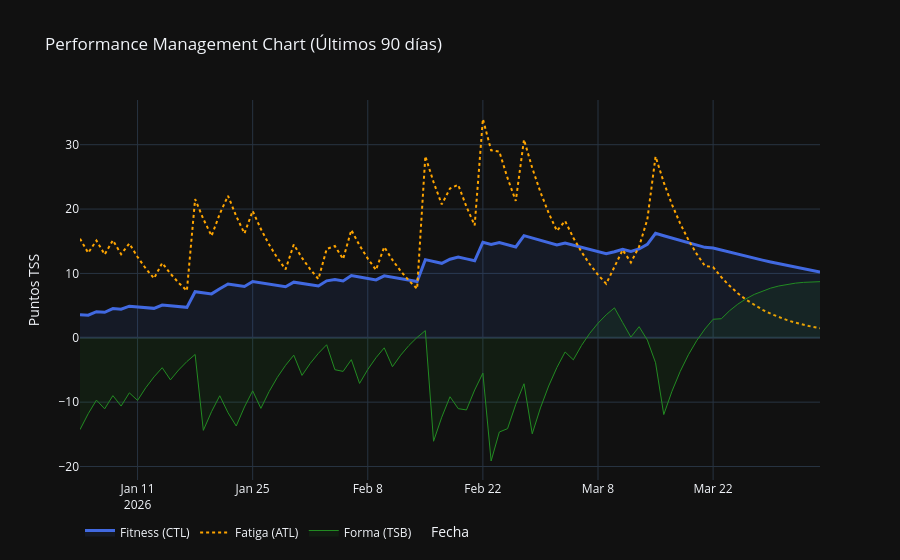

The cell this chart's notebook holds for it:
### Markdown cell above
## 2. Visualización PMC (Evolución Fitness vs Fatiga)
Interpreta tu **CTL (Azul)** como tu fondo de largo plazo, y el **ATL (Naranja)** como tu fatiga reciente.

### Code cell
def plot_pmc_chart(df):
    # Filtrar solo los últimos 90 días para el gráfico
    hoy = pd.Timestamp.now().normalize()
    df_plot = df[df['date'] >= (hoy - pd.Timedelta(days=90))]
    
    fig = go.Figure()
    
    # CTL (Fitness)
    fig.add_trace(go.Scatter(x=df_plot['date'], y=df_plot['ctl'], name='Fitness (CTL)', 
                             line=dict(color='royalblue', width=3), fill='tozeroy', 
                             fillcolor='rgba(65, 105, 225, 0.1)'))
    
    # ATL (Fatiga)
    fig.add_trace(go.Scatter(x=df_plot['date'], y=df_plot['atl'], name='Fatiga (ATL)', 
                             line=dict(color='orange', width=2, dash='dot')))
    
    # TSB (Forma)
    fig.add_trace(go.Scatter(x=df_plot['date'], y=df_plot['tsb'], name='Forma (TSB)', 
                             line=dict(color='forestgreen', width=1), fill='tozeroy', 
                             fillcolor='rgba(34, 139, 34, 0.1)'))
    
    fig.update_layout(title='Performance Management Chart (Últimos 90 días)', 
                      xaxis_title='Fecha', yaxis_title='Puntos TSS',
                      template='plotly_dark', legend_orientation='h')
    fig.show()

if not df_pmc.empty:
    plot_pmc_chart(df_pmc)
